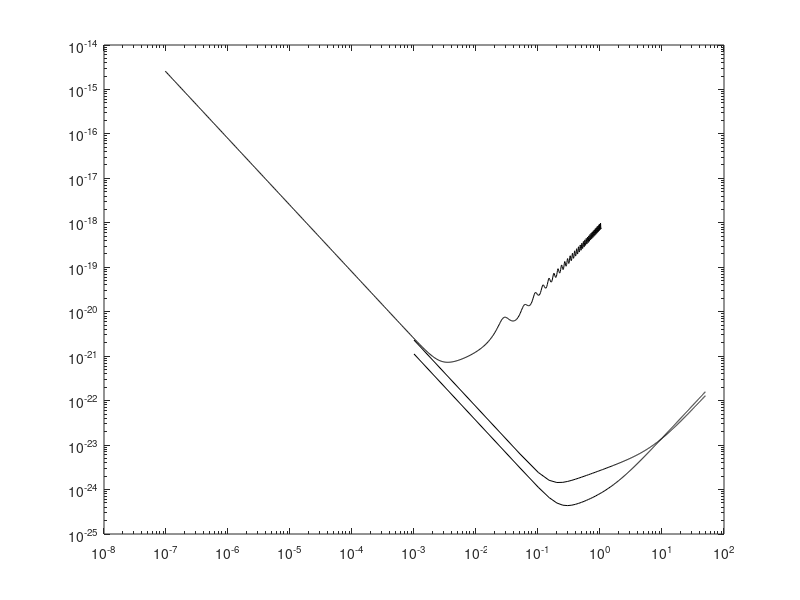

Source code (MATLAB): (Note: this script raises an error after producing the figure.)
global M;
Msol = 1.98855*1e33;
load lisa.mat f hf;
loglog(f,sqrt(f).*hf,'k');
hold on;
f_decigo_bbo = linspace(1e-3,5e1,1e3);
f_p = 7.36;
hf_decigo = sqrt(7.05e-48*(1+(f_decigo_bbo/f_p).^2) + 4.8e-51*f_decigo_bbo.^(-4).*(1+(f_decigo_bbo/f_p).^2).^(-1) + 5.33e-52*f_decigo_bbo.^(-4));
hf_bbo = sqrt(2e-49*(f_decigo_bbo).^2 +4.58e-49 + 1.26e-51*f_decigo_bbo.^(-4));
loglog(f_decigo_bbo,sqrt(f_decigo_bbo).*hf_decigo,'k');
loglog(f_decigo_bbo,sqrt(f_decigo_bbo).*hf_bbo,'k');
i = 0; %inclination relative to Earth
phi0 = 0;%orientation in x-y plain
indic = 0;

SN = zeros(6,1);
SN_dec = SN;
SN_bbo = SN;

%M = 0.6 White dwarf =====================================================
M = 0.6*Msol;

% 15
Dt = 1;
two_five_PN_15;
wave_form_15;
if (~all(diff(r)))
    j = find(diff(r) == 0,1,'first');
    t(j+1:end) = []; X(j+1:end) = [];Y(j+1:end) = [];v_x(j+1:end) = [];v_y(j+1:end) = [];
    wave_form_15;
end
%
% save 15-06.mat;
% load 15-06.mat;
% Dt = 1;

noise;
loglog(freq,2*freq.*sqrt(Sig)*(t(end)-t(n_start))/(0.4*L));
SN(1) = SNR;
SN_dec(1) = SNR_dec;
SN_bbo(1) = SNR_bbo;

% 8
two_five_PN_Hila;
wave_form_Hila;
if (~all(diff(r)))
    j = find(diff(r) == 0,1,'first');
    t(j+1:end) = []; X(j+1:end) = [];Y(j+1:end) = [];v_x(j+1:end) = [];v_y(j+1:end) = [];
    wave_form_Hila;
end
% save 8-06.mat;
% load 8-06.mat;
noise;
loglog(freq,2*freq.*sqrt(Sig)*(t(end)-t(n_start))/(0.4*L),'r');
SN(2) = SNR;
SN_dec(2) = SNR_dec;
SN_bbo(2) = SNR_bbo;

% 5
% Dt = 1;
two_five_PN_MESA5;
wave_form_5;
if (~all(diff(r)))
    j = find(diff(r) == 0,1,'first');
    t(j+1:end) = []; X(j+1:end) = [];Y(j+1:end) = [];v_x(j+1:end) = [];v_y(j+1:end) = [];
    wave_form_5;
end
% save 5-06.mat;
% load 5-06.mat;
% Dt = 0.1;
noise;
loglog(freq,2*freq.*sqrt(Sig)*(t(end)-t(n_start))/(0.4*L),'g');
SN(3) = SNR;
SN_dec(3) = SNR_dec;
SN_bbo(3) = SNR_bbo;

xlabel('f (Hz)');
ylabel('Characteristic Strain');
title('$m = 0.6~M_\odot$','Interpreter','Latex');
saveas(figure(1),'char_strain_06.fig');
saveas(figure(1),'characteristic_strain_06.eps','epsc');
hold off;
close(figure(1));

% M = 1.4 neutron star
loglog(f,sqrt(f).*hf,'k');
hold on;
loglog(f_decigo_bbo,sqrt(f_decigo_bbo).*hf_decigo,'k');
loglog(f_decigo_bbo,sqrt(f_decigo_bbo).*hf_bbo,'k');
% Dt = 1;
M = 1.4*Msol;
% 15
two_five_PN_15;
wave_form_15;
if (~all(diff(r)))
    j = find(diff(r) == 0,1,'first');
    t(j+1:end) = []; X(j+1:end) = [];Y(j+1:end) = [];v_x(j+1:end) = [];v_y(j+1:end) = [];
    wave_form_15;
end
% save 15-14.mat;
% load 15-14.mat
noise;
loglog(freq,2*freq.*sqrt(Sig)*(t(end)-t(n_start))/(0.4*L));
SN(4) = SNR;
SN_dec(4) = SNR_dec;
SN_bbo(4) = SNR_bbo;

% Dt = 1;
% 8
two_five_PN_Hila;
wave_form_Hila;
if (~all(diff(r)))
    j = find(diff(r) == 0,1,'first');
    t(j+1:end) = []; X(j+1:end) = [];Y(j+1:end) = [];v_x(j+1:end) = [];v_y(j+1:end) = [];
    wave_form_Hila;
end
% save 8-14.mat;
noise;
loglog(freq,2*freq.*sqrt(Sig)*(t(end)-t(n_start))/(0.4*L),'r');
SN(5) = SNR;
SN_dec(5) = SNR_dec;
SN_bbo(5) = SNR_bbo;

% 5
two_five_PN_MESA5;
wave_form_5;
if (~all(diff(r)))
    j = find(diff(r) == 0,1,'first');
    t(j+1:end) = []; X(j+1:end) = [];Y(j+1:end) = [];v_x(j+1:end) = [];v_y(j+1:end) = [];
    wave_form_5;
end
% save 5-14.mat;
% load 5-14.mat;
noise;
loglog(freq,2*freq.*sqrt(Sig)*(t(end)-t(n_start))/(0.4*L),'g');
SN(6) = SNR;
SN_dec(6) = SNR_dec;
SN_bbo(6) = SNR_bbo;

xlabel('f (Hz)');
ylabel('Characteristic Strain');
title('$m = 1.4~M_\odot$','Interpreter','Latex');
saveas(figure(1),'char_strain_14.fig');
saveas(figure(1),'characteristic_strain_14.eps','epsc');
hold off;
close(figure(1));

SN_puff = zeros(6,1);
SN_dec_puff = SN_puff;
SN_bbo_puff = SN_puff;

% Puffing up =============================================================
lambda = 10;
loglog(f,sqrt(f).*hf,'k');
hold on;
loglog(f_decigo_bbo,sqrt(f_decigo_bbo).*hf_decigo,'k');
loglog(f_decigo_bbo,sqrt(f_decigo_bbo).*hf_bbo,'k');
% M = 0.6 White dwarf
M = 0.6*Msol;
% Dt = 1;
% 15
two_five_PN_MESA15_puff;
wave_form_mesa15_puff;
if (~all(diff(r)))
    j = find(diff(r) == 0,1,'first');
    t(j+1:end) = []; X(j+1:end) = [];Y(j+1:end) = [];v_x(j+1:end) = [];v_y(j+1:end) = [];
    wave_form_mesa15_puff;
end
% save 15-06_puff.mat;
% load 15-06_puff.mat;
noise;
loglog(freq,2*freq.*sqrt(Sig)*(t(end)-t(n_start))/(0.4*L));
SN_puff(1) = SNR;
SN_dec_puff(1) = SNR_dec;
SN_bbo_puff(1) = SNR_bbo;

% 8
two_five_PN_Hila_puff;
wave_form_Hila_puff;
if (~all(diff(r)))
    j = find(diff(r) == 0,1,'first');
    t(j+1:end) = []; X(j+1:end) = [];Y(j+1:end) = [];v_x(j+1:end) = [];v_y(j+1:end) = [];
    wave_form_Hila_puff;
end
% save 8-06_puff.mat;
% load 8-06_puff.mat;
noise;
loglog(freq,2*freq.*sqrt(Sig)*(t(end)-t(n_start))/(0.4*L),'r');
SN_puff(2) = SNR;
SN_dec_puff(2) = SNR_dec;
SN_bbo_puff(2) = SNR_bbo;

% Dt = 1;
% 5
two_five_PN_MESA5_puff;
wave_form_5_puff;
if (~all(diff(r)))
    j = find(diff(r) == 0,1,'first');
    t(j+1:end) = []; X(j+1:end) = [];Y(j+1:end) = [];v_x(j+1:end) = [];v_y(j+1:end) = [];
    wave_form_5_puff;
end
% save 5-06_puff.mat;
% load 5-06_puff.mat;
% ind = 1;
noise;
% ind = 0;
loglog(freq,2*freq.*sqrt(Sig)*(t(end)-t(n_start))/(0.4*L),'g');
SN_puff(3) = SNR;
SN_dec_puff(3) = SNR_dec;
SN_bbo_puff(3) = SNR_bbo;


xlabel('f (Hz)');
ylabel('Characteristic Strain');
title('$m = 0.6~M_\odot, \lambda = 10$','Interpreter','Latex');
saveas(figure(1),'char_strain_06_puff.fig');
saveas(figure(1),'characteristic_strain_06_puff.eps','epsc');
hold off;
close(figure(1));

% M = 1.4 neutron star
loglog(f,sqrt(f).*hf,'k');
hold on;
loglog(f_decigo_bbo,sqrt(f_decigo_bbo).*hf_decigo,'k');
loglog(f_decigo_bbo,sqrt(f_decigo_bbo).*hf_bbo,'k');
% Dt = 1;
M = 1.4*Msol;
%15
two_five_PN_MESA15_puff;
wave_form_mesa15_puff;
if (~all(diff(r)))
    j = find(diff(r) == 0,1,'first');
    t(j+1:end) = []; X(j+1:end) = [];Y(j+1:end) = [];v_x(j+1:end) = [];v_y(j+1:end) = [];
    wave_form_mesa15_puff;
end
% save 15-14_puff.mat;
noise;
loglog(freq,2*freq.*sqrt(Sig)*(t(end)-t(n_start))/(0.4*L));
SN_puff(4) = SNR;
SN_dec_puff(4) = SNR_dec;
SN_bbo_puff(4) = SNR_bbo;

% Dt = 1;
% 8
two_five_PN_Hila_puff;
wave_form_Hila_puff;
if (~all(diff(r)))
    j = find(diff(r) == 0,1,'first');
    t(j+1:end) = []; X(j+1:end) = [];Y(j+1:end) = [];v_x(j+1:end) = [];v_y(j+1:end) = [];
    wave_form_Hila_puff;
end
% save 8-14_puff.mat;
noise;
loglog(freq,2*freq.*sqrt(Sig)*(t(end)-t(n_start))/(0.4*L),'r');
SN_puff(5) = SNR;
SN_dec_puff(5) = SNR_dec;
SN_bbo_puff(5) = SNR_bbo;

% 5
two_five_PN_MESA5_puff;
wave_form_5_puff;
if (~all(diff(r)))
    j = find(diff(r) == 0,1,'first');
    t(j+1:end) = []; X(j+1:end) = [];Y(j+1:end) = [];v_x(j+1:end) = [];v_y(j+1:end) = [];
    wave_form_5_puff;
end
% save 5-14_puff.mat;
% ind = 1;
noise;
% ind = 0;
loglog(freq,2*freq.*sqrt(Sig)*(t(end)-t(n_start))/(0.4*L),'g');
SN_puff(6) = SNR;
SN_dec_puff(6) = SNR_dec;
SN_bbo_puff(6) = SNR_bbo;

xlabel('f (Hz)');
ylabel('Characteristic Strain');
title('$m = 1.4~M_\odot, \lambda = 10$','Interpreter','Latex');
saveas(figure(1),'char_strain_14_puff.fig');
saveas(figure(1),'characteristic_strain_14_puff.eps','epsc');
hold off;
close(figure(1));
